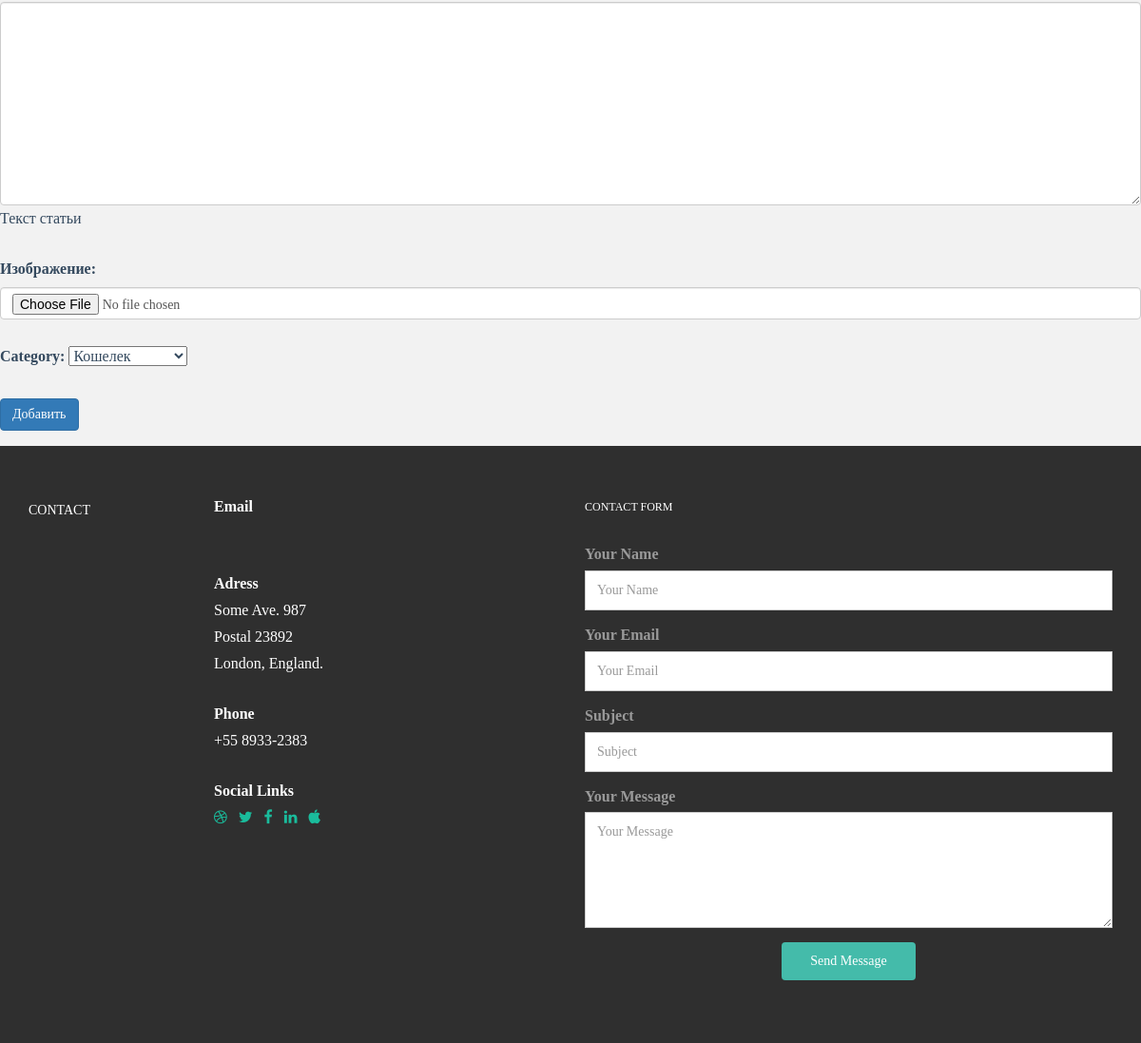
Before: /news_add/ (lower part) with the older database file.
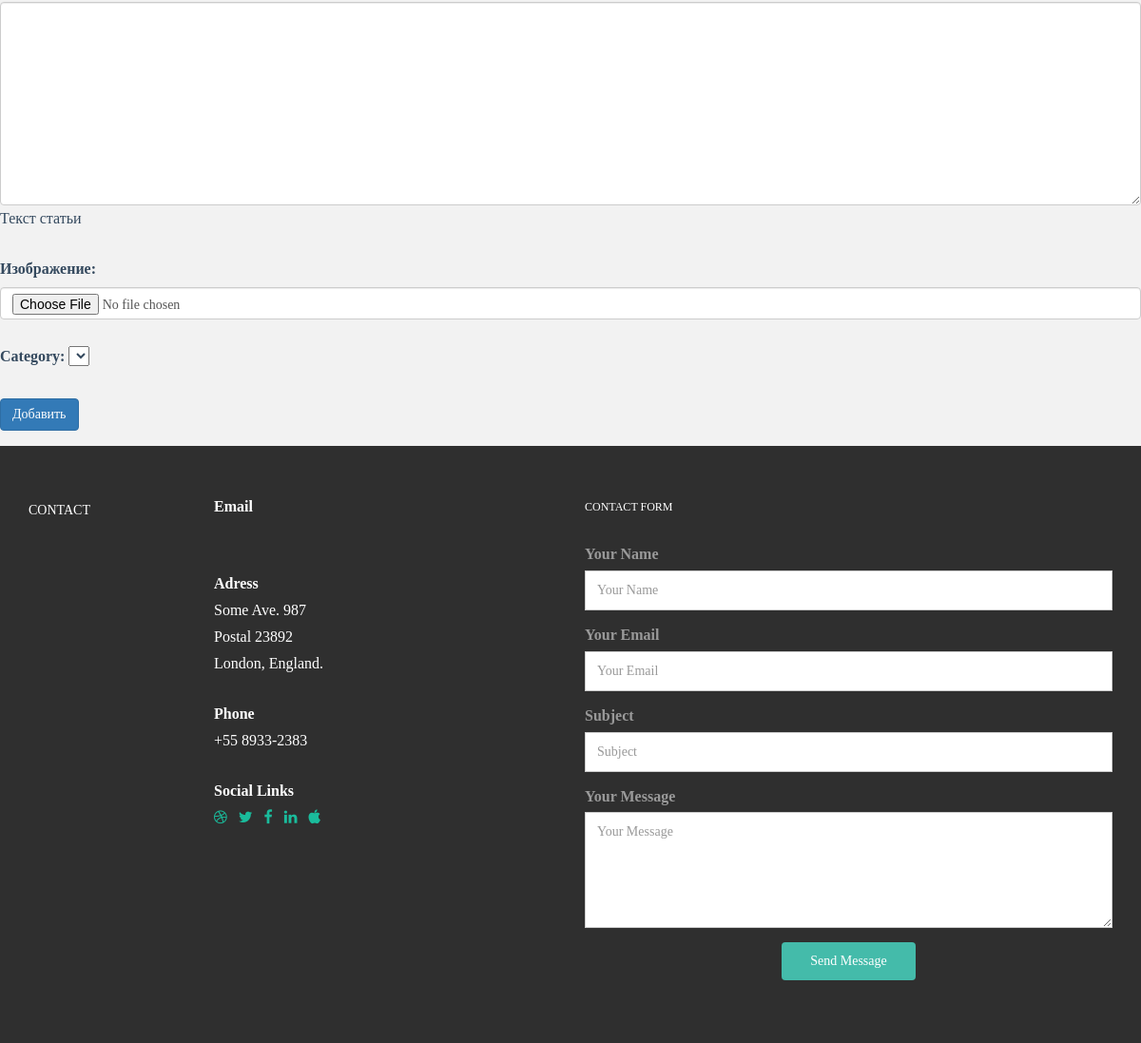
After: the same page with the newer database file.
### main/models.py (models this page shows, shortened)
class Categories(models.Model):
    category = models.CharField(verbose_name='Категория', help_text='Категория', max_length=50)
    def __str__(self):
        return self.category
    class Meta:
        verbose_name = 'Категория'
        verbose_name_plural = 'Категории'
        ordering = ['id']

### main/views.py (the view)
# urls.py: path('news_add/', CreateNews.as_view(), name='news_add'),
class CreateNews(CreateView):
    form_class = NewsForm
    template_name = 'main/news_add.html'
    success_url = reverse_lazy('blog')

### main/forms.py
class NewsForm(forms.ModelForm):
    category = forms.ModelChoiceField(empty_label=None, queryset=Categories.objects.all())
    class Meta():
        model = News
        fields = ['header', 'annotation', 'full_text', 'image', 'category']
        widgets = {
            'header': forms.TextInput(attrs={'class': 'form-control'}),
            'annotation': forms.Textarea(attrs={'class': 'form-control'}),
            'full_text': forms.Textarea(attrs={'class': 'form-control'}),
            'image': forms.FileInput(attrs={'class': 'form-control'}),
            'category': forms.Select(attrs={'class': 'form-control'},),
        }

### main/templatetags/user_tags.py (called while the page is built)
@register.simple_tag()
def get_user():
    return CustomUser.objects.get(first_name='Егор')

### main/templates/main/news_add.html (shortened to what this page needs)
{% extends 'main/base.html' %}
{% load static %}
{% block main %}
<form method="post" enctype="multipart/form-data" id="news_add_form">
    {{ form.as_p }}
    <button type="submit" class="btn btn-primary">Добавить</button>
</form>
{% endblock %}

Changed rows visible on the page:
removed Categories: category "Кошелек"
